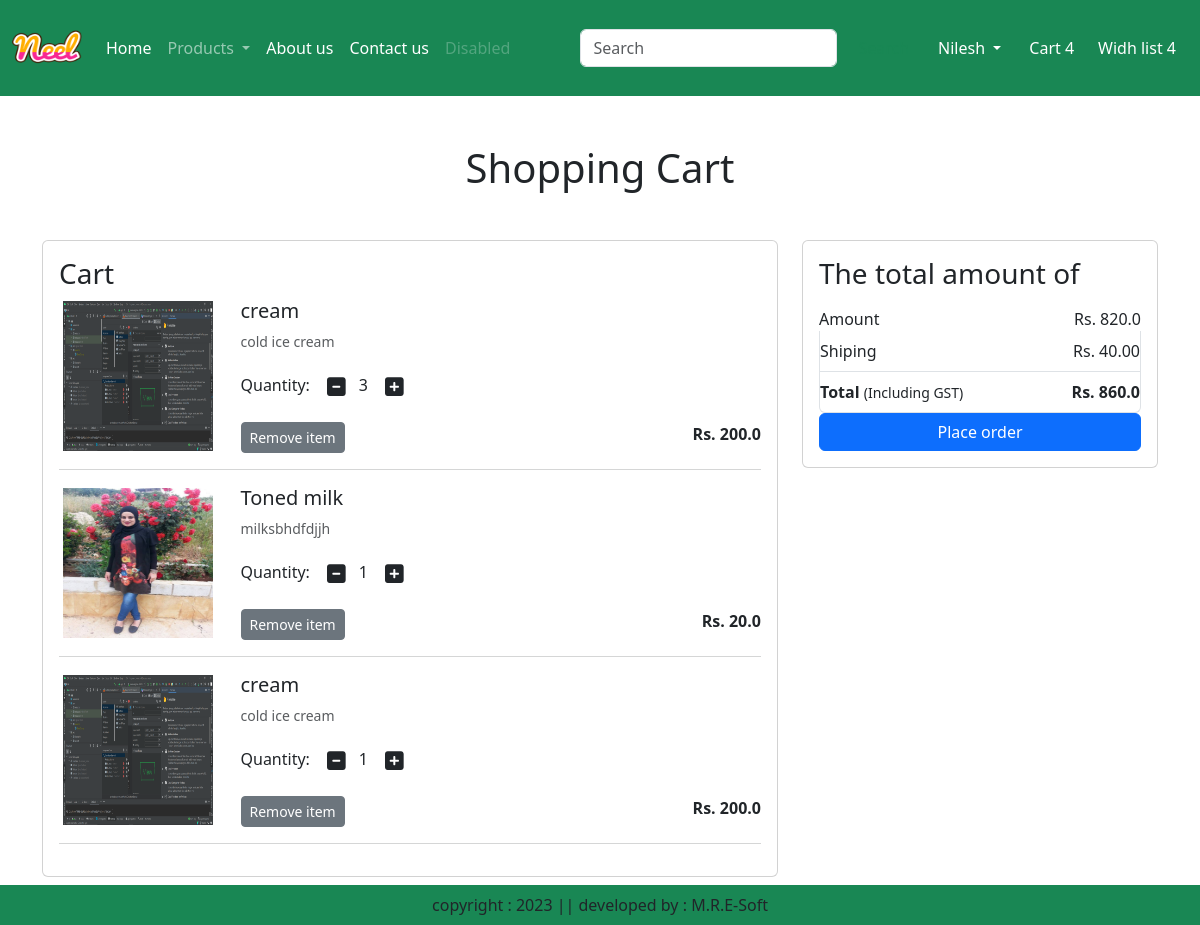
/cart/ (signed in), run on an earlier commit of the app's database.
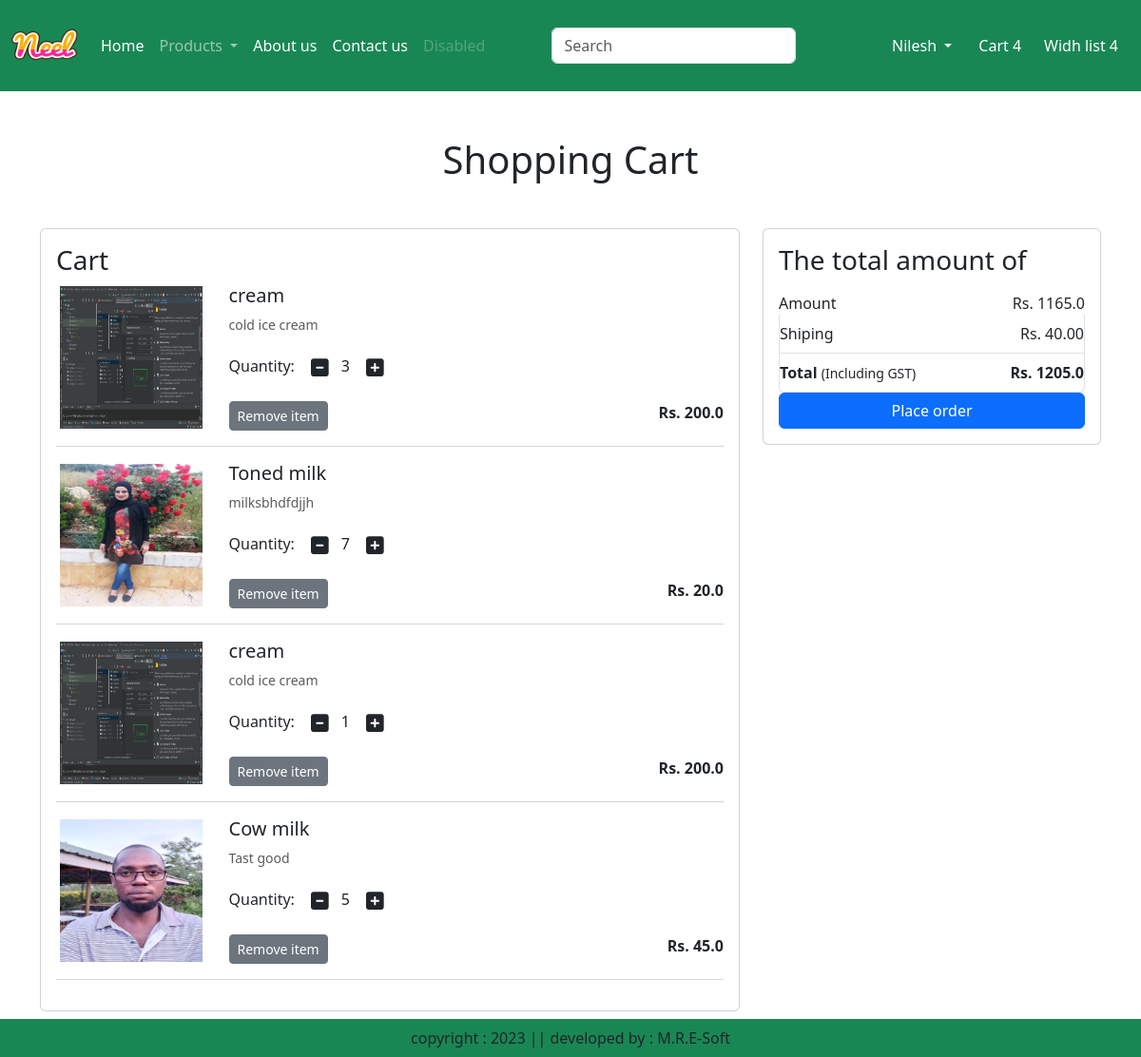
And on a later commit of the database.
### app/models.py (models this page shows, shortened)
class Cart(models.Model):
    user = models.ForeignKey(User,on_delete=models.CASCADE)
    product = models.ForeignKey(Product, on_delete=models.CASCADE)
    quantity = models.PositiveIntegerField(default=1)

class Product(models.Model):
    title = models.CharField(max_length=100)
    selling_price = models.FloatField()
    discounted_price = models.FloatField()
    description = models.TextField()
    composition = models.TextField(default='')
    prodapp = models.TextField(default='')
    category = models.CharField(choices=CATEGORY_CHOICES, max_length=2)
    product_image = models.ImageField(upload_to='product')

### app/views.py (the view)
# urls.py: path('cart/', views.show_cart, name="showcart"),
def show_cart(request):
    user = request.user
    cart = Cart.objects.filter(user=user)
    amount = 0
    for p in cart:
        value = p.quantity * p.product.discounted_price
        amount = amount + value
    totalamount = amount + 40
    return render(request, 'app/addtocart.html', locals())

### app/templates/app/addtocart.html (shortened to what this page needs)
{% extends 'app/base.html' %}
{% load static %}
{% block main-content %}
<div class="container my-5">
    <div class="row">
        {% if cart %}
        <h1 class="text-center mb-5">Shopping Cart</h1>
        <div class="col-sm-8">
            <div class="card">
                <div class="card-body">
                    <h3>Cart</h3>
                    {% for item in cart %}
                    <div class="row">
                        <div class="col-sm-3 text-center align-self-center">
                            <img src="{{ item.product.product_image.url }}" alt="" srcset="" clas="img-fluid img-thumbnail shadow-sm" height="150" width="150"></div>
                            <div class="col-sm-9">
                                <div>
                                <h5> {{item.product.title}} </h5>
                                    <p class="mb-2 text-muted small">{{item.product.description}}</p>
                                    <div class="my-3">
                                        <label for="quantity"> Quantity: </label>
                                        <a class="minus-cart btn" pid={{item.product.id}}><i class="fa fa-minus-square fa-lg"></i></a><span id="quantity">{{item.quantity}}</span>
                                        <a class="plus-cart btn" pid={{item.product.id}}><i class="fa fa-plus-square fa-lg"></i></a>
                                    </div>
                                        <div class="d-flex justify-content-between">
                                        <a href="#" class="remove-cart btn btn-sm btn-secondary mr-3" pid={{item.product.id}}>Remove item</a>
                                    <p class="mb-0"><span><strong>Rs. {{item.product.discounted_price}}</strong></span></p>
                                    </div>
                                </div>
                            </div>
                        </div>
                        <hr class="text-muted">
                        {% endfor %}
                    </div>
                </div>
            </div>
<div class="col-sm-4">
    <div class="card">
        <div class="card-body">
            <h3>The total amount of </h3>
            <ul class="list-group">
                <li class="list-group-item d-flex justify-content-between align-items-center border-0 px-0 pb-0"> Amount <span id="amount"> Rs. {{amount}}</span></li>
                <li class="list-group-item d-flex justify-content-between align-items-center px-0"> Shiping <span> Rs. 40.00</span></li>
                <li class="list-group-item d-flex justify-content-between align-items-center px-0">
                    <div>
                        <strong>Total</strong> <small>(Including GST)</small>
                    </div>
                    <span id="totalamount"><strong> Rs. {{totalamount}}</strong></span>
                </li>
            </ul>
            <div class="d-grid"><a href="{% url 'checkout'%}" class="btn btn-primary">Place order </a></div>
        </div>
    </div>
    {% else %}
        <h1 class="text-center mb-5"> Cart is empty</h1>
    {% endif %}
</div>
</div>
{% endblock main-content %}

### app/templates/app/base.html (shortened to what this page needs)
{% load static %}
<!DOCTYPE html>
    <head>
        <link href="https://cdn.jsdelivr.net/npm/bootstrap@5.3.0-alpha1/dist/css/bootstrap.min.css" rel="stylesheet">
        <link rel="stylesheet" href="">
        <link rel="stylesheet" href="{% static 'app/css/owl.carousel.min.css' %}"/>
        <link rel="stylesheet" href="{% static 'app/css/all.min.css' %}"/>
        <link rel="stylesheet" href="{% static 'app/css/style.css' %}"/>
    </head>
    <body>
        <nav class="navbar navbar-expand-lg navbar-dark bg-success">
            <div class="container-fluid">
              <a class="navbar-brand" href="#">
                <img src="{% static "app/images/Neel.png" %}" width="70" height="70"/>
              </a>
              <div class="collapse navbar-collapse" id="navbarSupportedContent">
                <ul class="navbar-nav me-auto mb-2 mb-lg-0">
                  {% if request.user.is_authenticated %}
                  <li class="nav-item">
                    <a class="nav-link active" aria-current="page" href="/">Home</a>
                  </li>
                  <li class="nav-item dropdown">
                    <a class="nav-link dropdown-toggle" href="#" role="button" data-bs-toggle="dropdown" aria-expanded="false">
                      Products
                    </a>
                  </li>
                  <li class="nav-item">
                    <a class="nav-link text-white" href="{% url 'about' %}">About us</a>
                  </li>
                  <li class="nav-item">
                    <a class="nav-link text-white" href="{% url 'contact' %}">Contact us</a>
                  </li>
                  <li class="nav-item">
                    <a class="nav-link disabled">Disabled</a>
                  </li>
                </ul>
                <form class="d-flex" role="search">
                  <input class="form-control me-2" type="search" placeholder="Search" aria-label="Search">
                  <button class="btn btn-outline-success" type="submit">Search</button>
                </form>
              </div>
              <ul class="navbar-nav me auto mb-2 mb-lg-0">
                <li class="nav-item dropdown mx-2">
                  <a class="nav-link dropdown-toggle text-white" href="#" id="profileDropdown" role="button" data-bs-toggle="dropdown" aria-expanded="false"> Nilesh
                  </a>
               </li>
                   <li class="nav-item mx-1">
                    <a href="#" class="nav-link text-white">Cart 4</a>
                   </li>
                   <li class="nav-item mx-1">
                    <a href="#" class="nav-link text-white">Widh list 4</a>
                   </li>
                   {% endif %}
              </ul>
            </div>
           </nav>
         {% block main-content %} {% endblock main-content %}
         <footer class="containner-fluid fixed-bottom bg-success text-center p-2 mt-5">
            copyright : 2023 || developed by : M.R.E-Soft
    </body>
</html>

What changed in the data, as far as the page shows it:
changed Cart "Toned milk": quantity "1" → "7"
added Cart: product.product_image (picture), product "Cow milk", product.description "Tast good", quantity "5", product.discounted_price "45.0"
Also different on the page:
{{ amount }}: "820.0" → "1165.0"
{{ totalamount }}: "860.0" → "1205.0"
